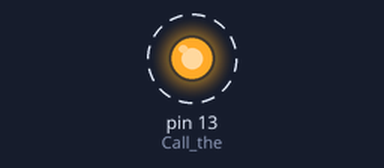
The sketch below on a simulated Arduino Uno, built with avr-gcc and run on an emulated ATmega328P. Parts: output pins drawn as LEDs (lit = HIGH). Dashed ring = blinking.

Above: at 0.2 s.
Timing chart, 0 to 3.0 s (numbered marks = the images above):
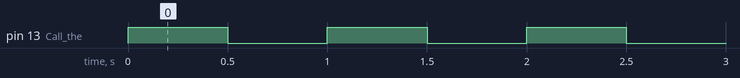

Measured:
- by itself, pin 13 (Call_the): alternates HIGH for 0.50 s and LOW for 0.50 s

The sketch:

ToggleLED.ino
```cpp
void toggle_led() { // Function that toggles the LED state
  digitalWrite(LED_BUILTIN, !digitalRead(LED_BUILTIN));
}

void setup() {
  pinMode(LED_BUILTIN, OUTPUT); // Call the `pinMode` function with
}                               // arguments LED_BUILTIN and OUTPUT.

void loop() {
  toggle_led(); // Call the `toggle_led` function.
  delay(500);   // Call the `delay` function with argument 500.
}
```
